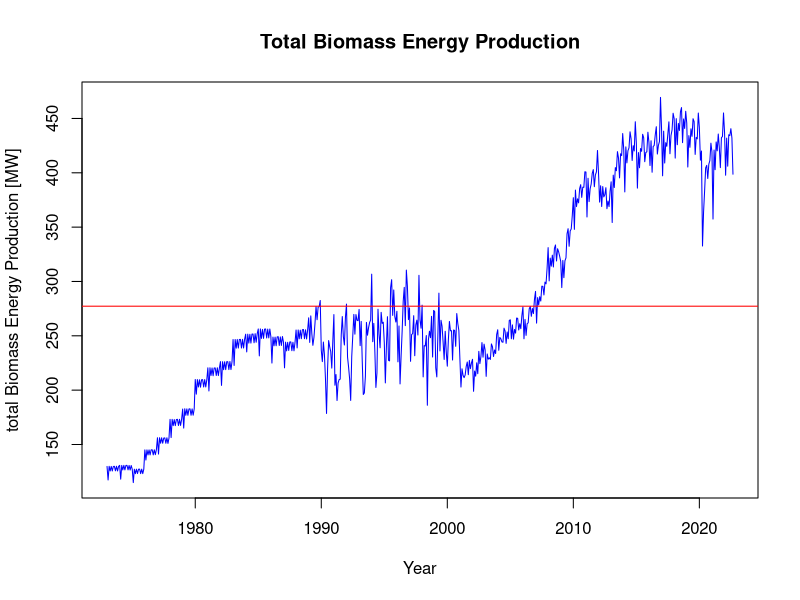
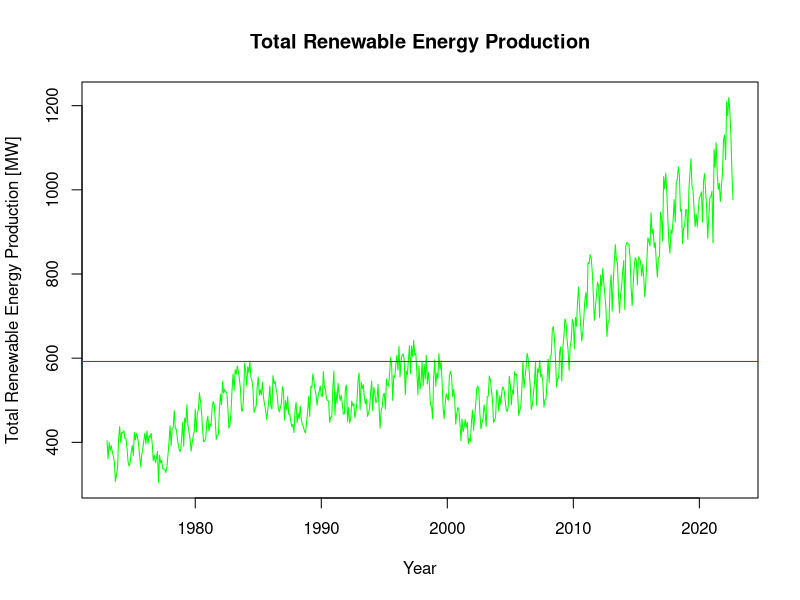
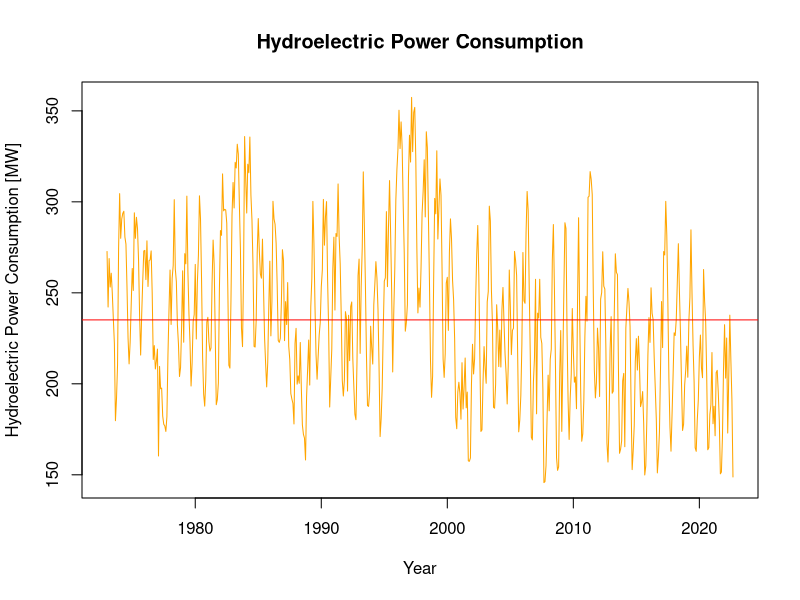
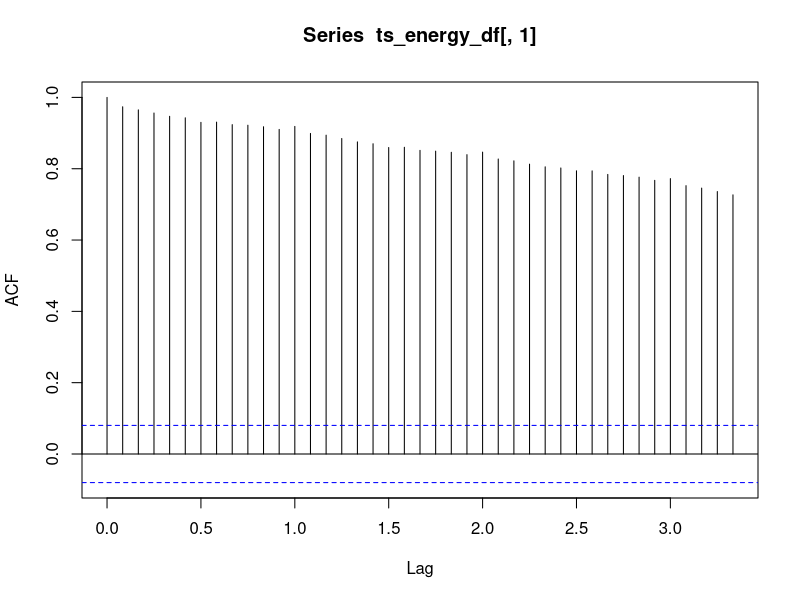
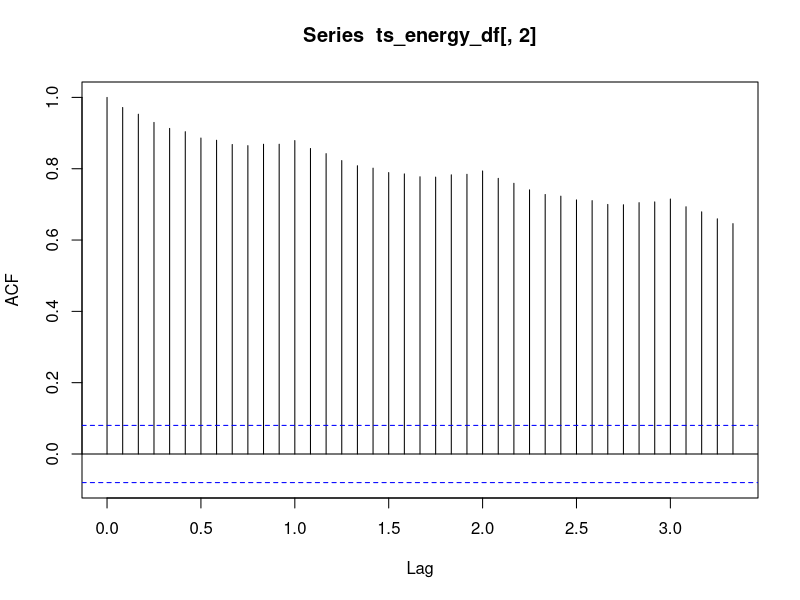
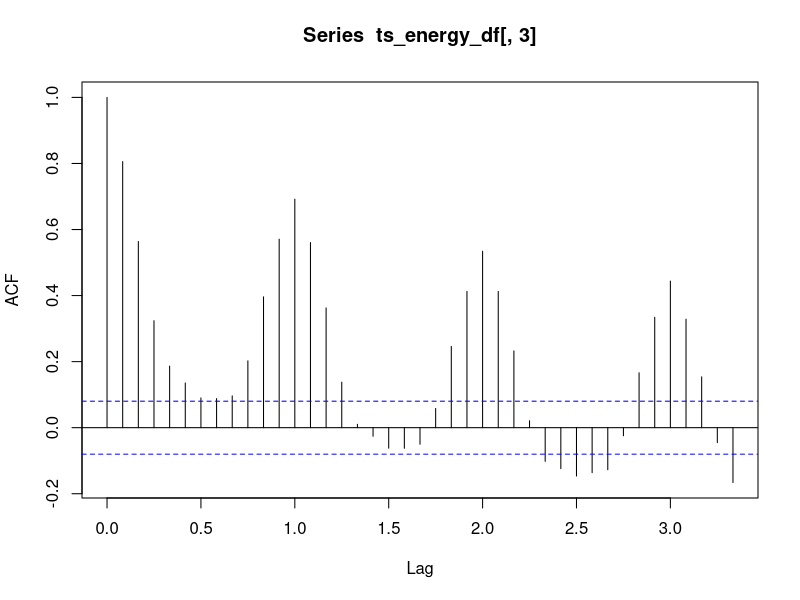
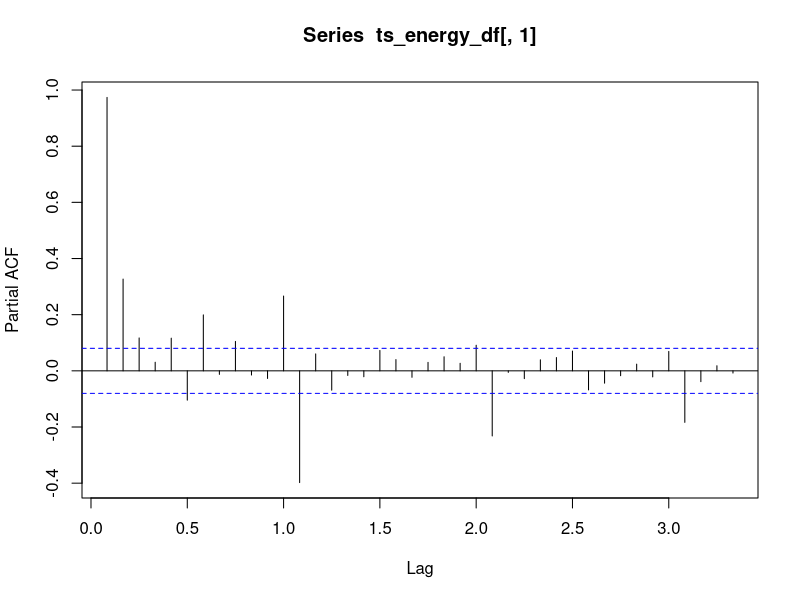
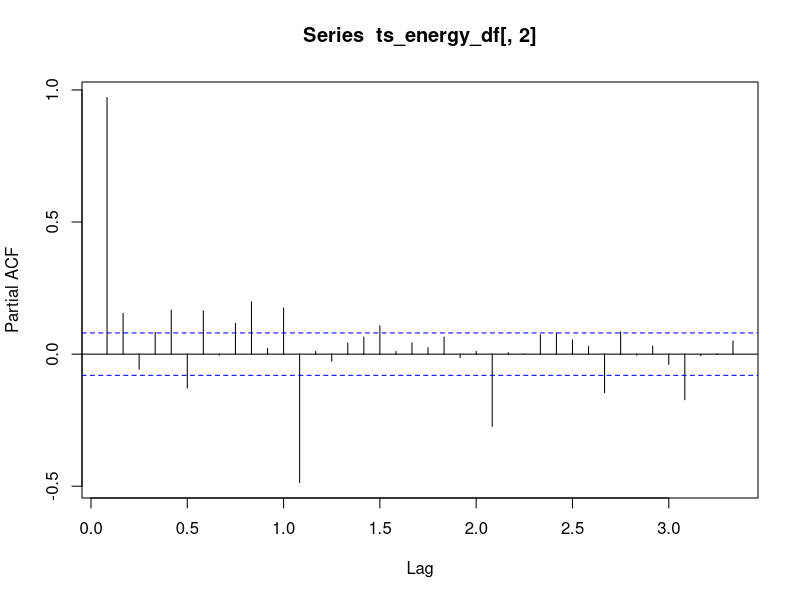

Write the R code that produced these figures, in order.
## ---- chunk 1
#Load/install required package here
library(forecast)
library(tseries)
library(dplyr)
## ---- chunk 2
#Importing data set using read.csv
energy_data <- read.csv(file="../Data/Table_10.1_Renewable_Energy_Production_and_Consumption_by_Source-Edit.csv", header = TRUE, dec = ".", sep=",",stringsAsFactors = TRUE) 
## ---- chunk 3
#create data frame
energy_df <- data.frame(energy_data$Month,energy_data$Total.Biomass.Energy.Production, energy_data$Total.Renewable.Energy.Production, energy_data$Hydroelectric.Power.Consumption)

head(energy_df)
## ---- chunk 4
#Convert month into format



ts_energy_df <- ts(energy_df[,2:4], start = c(1973,1), frequency = 12)
## ---- chunk 5
#rewrite column names
colnames(ts_energy_df)=c("Biomass","Renewable", "Hydroelectric")

mean_biomass <- mean(ts_energy_df[,"Biomass"])
mean_renewable <- mean(ts_energy_df[,"Renewable"])
mean_hydroelectric <- mean(ts_energy_df[,"Hydroelectric"])

sd_biomass <- sd(ts_energy_df[,"Biomass"])
sd_renewable <- sd(ts_energy_df[,"Renewable"])
sd_hydroelectric <- sd(ts_energy_df[,"Hydroelectric"])

## ---- chunk 6
#Graph 1: Plot the series for Total Biomass Energy Production
plot(ts_energy_df[,"Biomass"],type="l",col="blue",ylab="total Biomass Energy Production [MW]", xlab="Year", main="Total Biomass Energy Production") 

#Additional - Suppose you want to add a line with the mean
abline(h=mean(ts_energy_df[,"Biomass"]),col="red")

## ---- chunk 7
#Graph 2: Plot the series for Total Renewable Energy Production 
plot(ts_energy_df[,"Renewable"],type="l",col="green",ylab="Total Renewable Energy Production [MW]", xlab="Year", main="Total Renewable Energy Production") 

#Additional - Suppose you want to add a line with the mean
abline(h=mean(ts_energy_df[,"Renewable"]),col="red")
## ---- chunk 8
#Graph 3: Plot the series for hydroelectric power consumption 
plot(ts_energy_df[,"Hydroelectric"],type="l",col="orange",ylab="Hydroelectric Power Consumption [MW]", xlab="Year", main="Hydroelectric Power Consumption") 

#Additional - Suppose you want to add a line with the mean
abline(h=mean(ts_energy_df[,"Hydroelectric"]),col="red")
## ---- chunk 9
cor(ts_energy_df)
## ---- chunk 10
acf(ts_energy_df[,1], lag.max = 40)
## ---- chunk 11
acf(ts_energy_df[,2], lag.max = 40)
## ---- chunk 12
acf(ts_energy_df[,3], lag.max = 40)
## ---- chunk 13
pacf(ts_energy_df[,1], lag.max = 40)
## ---- chunk 14
pacf(ts_energy_df[,2], lag.max = 40)
## ---- chunk 15
pacf(ts_energy_df[,3], lag.max = 40)
